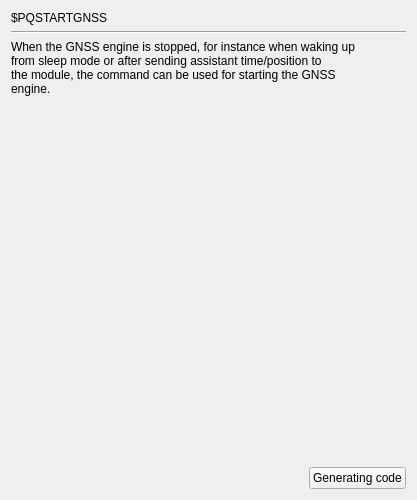
     <widget class="QWidget" name="page_PQSTARTGNSS">
      <layout class="QGridLayout" name="gridLayout_232">
       <item row="0" column="0">
        <widget class="QLabel" name="label_492">
         <property name="text">
          <string>$PQSTARTGNSS</string>
         </property>
        </widget>
       </item>
       <item row="1" column="0" colspan="2">
        <widget class="Line" name="line_124">
         <property name="orientation">
          <enum>Qt::Horizontal</enum>
         </property>
        </widget>
       </item>
       <item row="2" column="0" colspan="2">
        <widget class="QLabel" name="label_493">
         <property name="text">
          <string>When the GNSS engine is stopped, for instance when waking up 
from sleep mode or after sending assistant time/position to 
the module, the command can be used for starting the GNSS 
engine.</string>
         </property>
        </widget>
       </item>
       <item row="3" column="1">
        <spacer name="verticalSpacer_124">
         <property name="orientation">
          <enum>Qt::Vertical</enum>
         </property>
         <property name="sizeHint" stdset="0">
          <size>
           <width>20</width>
           <height>365</height>
          </size>
         </property>
        </spacer>
       </item>
       <item row="4" column="0">
        <spacer name="horizontalSpacer_124">
         <property name="orientation">
          <enum>Qt::Horizontal</enum>
         </property>
         <property name="sizeHint" stdset="0">
          <size>
           <width>292</width>
           <height>20</height>
          </size>
         </property>
        </spacer>
       </item>
       <item row="4" column="1">
        <widget class="QPushButton" name="GC_PQSTARTGNSS">
         <property name="text">
          <string>Generating code</string>
         </property>
        </widget>
       </item>
      </layout>
     </widget>
